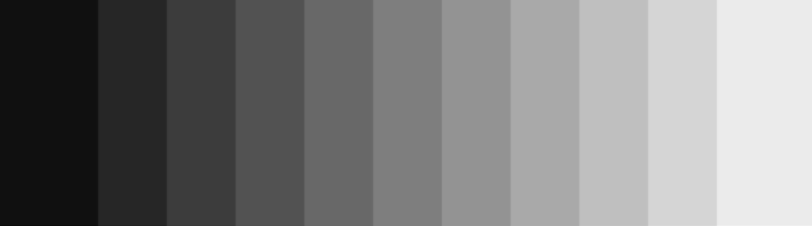
#> input picture pseudocolor-image-processing/intensityslicing/color.png, 812 x 226 px
$ python intensitySlicing.py
#> lines starting #> are read from the running program, lines starting #| are printed output that depends on the picture
import cv2
import numpy as np

filename = 'color.png'

img = cv2.imread(filename, cv2.IMREAD_GRAYSCALE)
#> img is the input picture: shape (226, 812); min 12, max 239, mean 125.1
original_img = img.copy()

r, c = img.shape
#> r = 226; c = 812
R = np.zeros((r, c), dtype=np.uint8)
G = np.zeros((r, c), dtype=np.uint8)
B = np.zeros((r, c), dtype=np.uint8)

# Số lượng slice mong muốn
nos = 10

# Chỉnh thông số theo ý muốn
# Tùy chỉnh khoảng độ sáng
interval = np.array([
    [0, 25],
    [26, 51],
    [52, 77],
    [78, 102],
    [103, 128],
    [129, 154],
    [155, 179],
    [180, 205],
    [206, 230],
    [231, 255]
]
)

# Tùy chỉnh màu sắc
color = np.array([
    (255, 0, 0),     # Đỏ
    (0, 255, 0),     # Xanh lá cây
    (0, 0, 255),     # Xanh dương
    (255, 255, 0),   # Vàng
    (255, 0, 255),   # Tím
    (0, 255, 255),   # Cyan
    (128, 0, 0),     # Đỏ tối
    (0, 128, 0),     # Xanh lá cây tối
    (0, 0, 128),     # Xanh dương tối
    (128, 128, 128)  # Xám
]
)

# [9 lines of commented-out code are left out]
for s in range(nos):
    LL, UL = map(int, interval[s, :])
    red, green, blue = color[s, :]

    for i in range(r):
        for j in range(c):
            if LL <= img[i, j] <= UL:
                R[i, j] = red
                G[i, j] = green
                B[i, j] = blue

# Hợp nhất kênh màu
imgc = cv2.merge((R, G, B))

# HIển thị hình ảnh
cv2.imshow('Original image', original_img)
cv2.imshow('Pseudo Color Image', imgc)
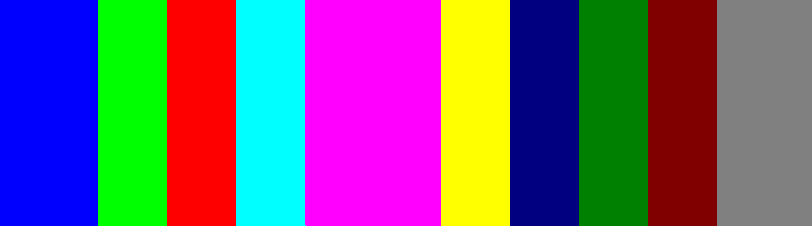
#> window 'Pseudo Color Image': shape (226, 812, 3); mean B, G, R 121, 90.9, 111.9
cv2.waitKey(0)
cv2.destroyAllWindows()

$ run again, with pseudocolor-image-processing/intensityslicing/X-ray.png copied over pseudocolor-image-processing/intensityslicing/color.png
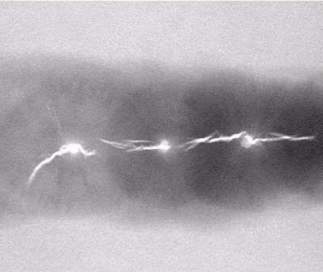
#> input picture pseudocolor-image-processing/intensityslicing/X-ray.png, 323 x 272 px
#> `cv2.imshow('Pseudo Color Image', imgc)`:
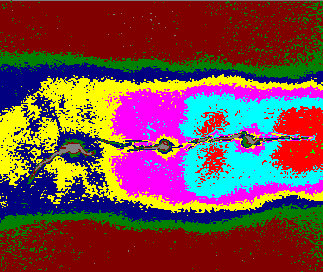
#> window 'Pseudo Color Image': shape (272, 323, 3); mean B, G, R 70.2, 71.8, 119.7

$ run again, with pseudocolor-image-processing/intensityslicing/brain.png copied over pseudocolor-image-processing/intensityslicing/color.png
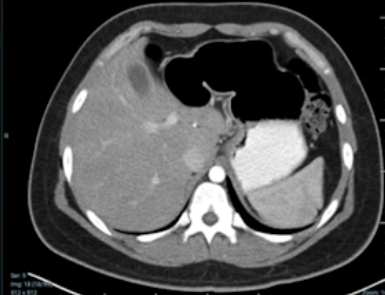
#> input picture pseudocolor-image-processing/intensityslicing/brain.png, 385 x 295 px
#> `cv2.imshow('Pseudo Color Image', imgc)`:
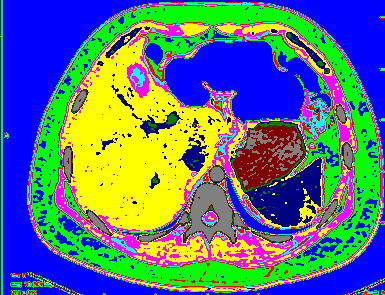
#> window 'Pseudo Color Image': shape (295, 385, 3); mean B, G, R 127.8, 114.4, 88.7
